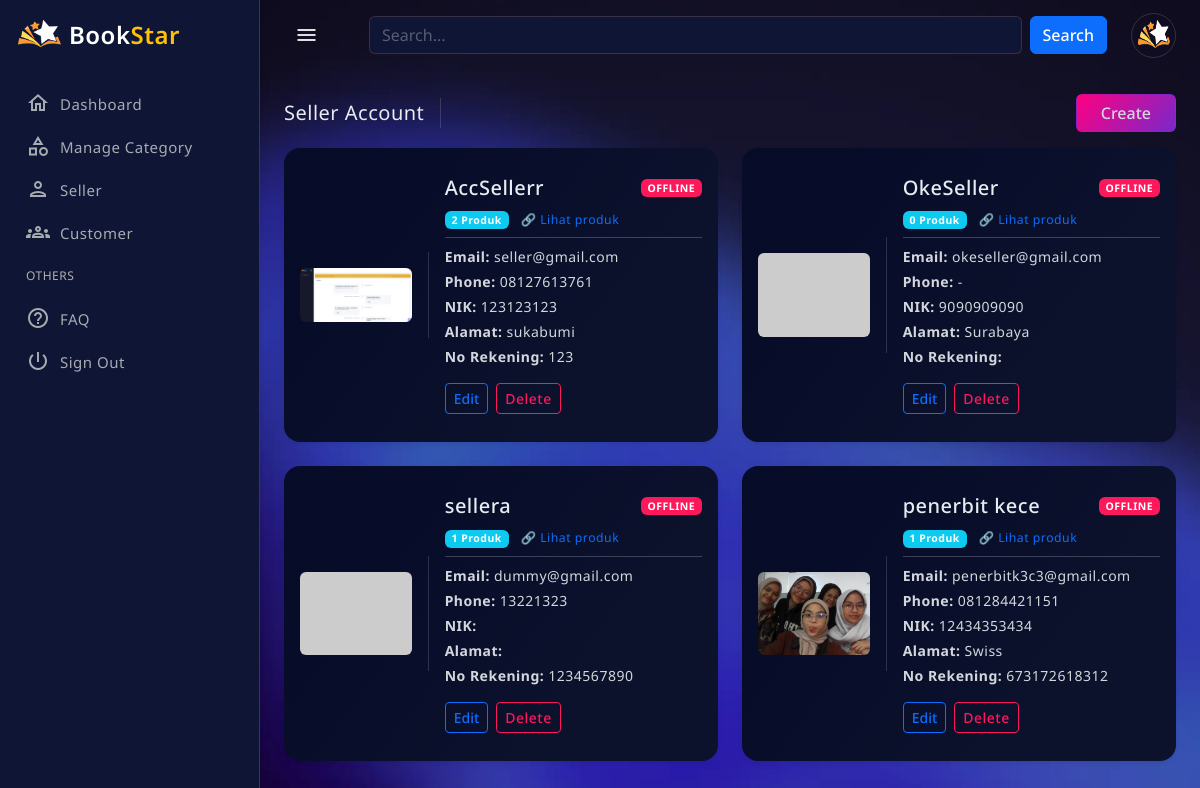
Page /public/?c=admin&m=seller (signed in) on the earlier database version.
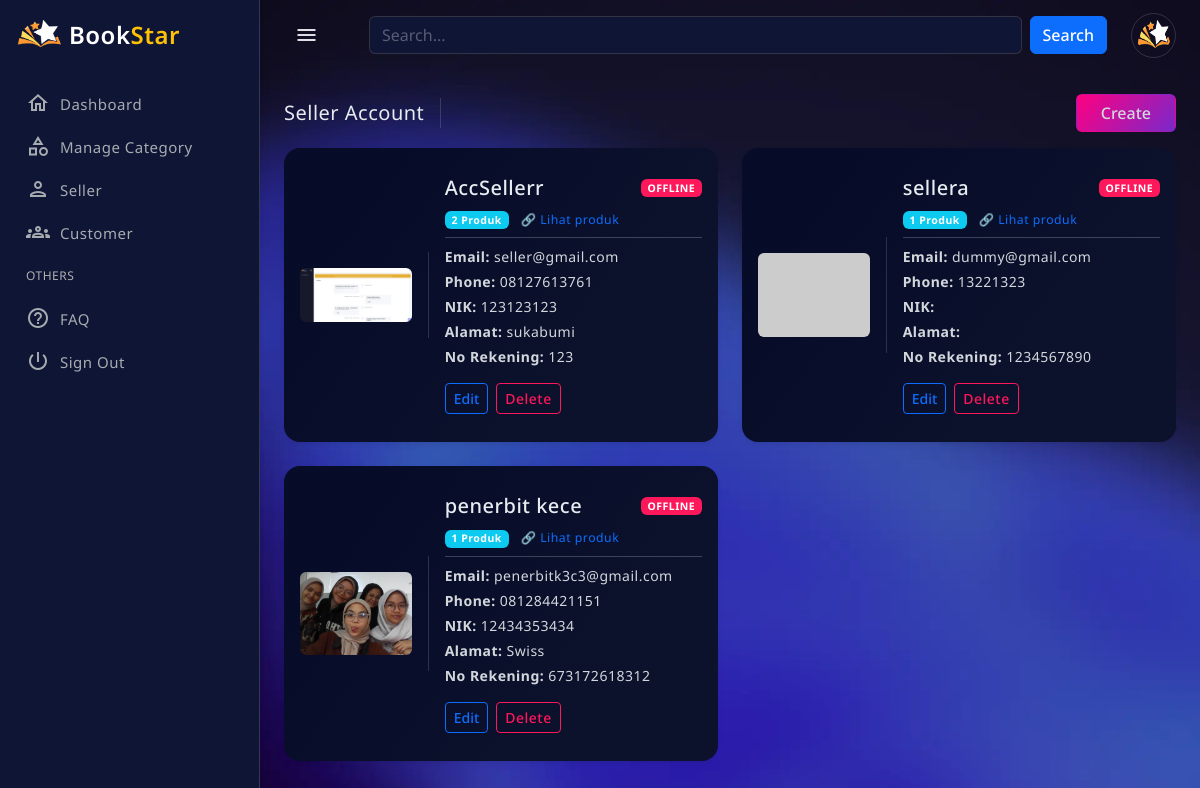
Same page on the later database version.
### tables this page shows
CREATE TABLE `users` (
  `id` int(11) NOT NULL,
  `role_id` int(11) NOT NULL,
  `name` varchar(100) NOT NULL,
  `email` varchar(100) NOT NULL,
  `no_tlp` varchar(20) DEFAULT NULL,
  `password` varchar(255) NOT NULL,
  `nik` varchar(20) DEFAULT NULL,
  `address` text DEFAULT NULL,
  `no_rekening` varchar(50) DEFAULT NULL,
  `qris_image` varchar(255) DEFAULT NULL,
  `is_online` tinyint(1) DEFAULT 0,
  `created_at` timestamp NOT NULL DEFAULT current_timestamp(),
  `updated_at` timestamp NOT NULL DEFAULT current_timestamp() ON UPDATE current_timestamp(),
  `reset_token` varchar(255) DEFAULT NULL,
  `reset_expired` datetime DEFAULT NULL,
  `photo` varchar(255) DEFAULT NULL,
  `status` enum('aktif','nonaktif') DEFAULT 'aktif',
  `last_activity` datetime DEFAULT NULL,
  `is_deleted` tinyint(1) NOT NULL DEFAULT 0
);

### app/controllers/AdminController.php (called while the page is built, shortened)
<?php
require_once APP_PATH . '/core/auth.php';
require_once APP_PATH . '/models/UserModel.php';
class AdminController
{
    private $userModel;
    public function __construct()
    {
        Auth::check();
        $this->userModel = new UserModel();
    }
    public function seller()
    {
        $query = trim($_GET['q'] ?? '');
        if ($query !== '') {
            $sellers = $this->userModel->searchSeller($query);
        } else {
            $sellers = $this->userModel->getAllSeller();
        }
        require APP_PATH . '/views/admin/seller_acc.php';
    }
}

### public/index.php (called while the page is built, shortened)
<?php
$method     = $_GET['m'] ?? 'login';
$method     = preg_replace('/[^a-zA-Z_]/', '', $method);
$controllerObject = new $controllerName;
$controllerObject->$method();

### app/models/UserModel.php (called while the page is built, shortened)
<?php
require_once APP_PATH . '/models/Database.php';
class UserModel
{
    private $db;
    public function __construct()
    {
        $this->db = Database::getInstance()->getConnection();
    }
    public function findById($id)
    {
        $stmt = $this->db->prepare("
            SELECT u.*, r.role_name
            FROM users u
            JOIN roles r ON u.role_id = r.id
            WHERE u.id = ?
        ");
        $stmt->execute([$id]);
        return $stmt->fetch(PDO::FETCH_ASSOC);
    }
    public function updateLastActivity($userId)
    {
        $db = Database::getInstance()->getConnection();
        $stmt = $db->prepare("UPDATE users SET last_activity = NOW() WHERE id = ?");
        $stmt->execute([$userId]);
    }
    public function getAllSeller($excludeId = null)
    {
        $sql = "
    SELECT u.*,
           (SELECT COUNT(*)
            FROM products p
            WHERE p.seller_id = u.id AND p.is_active = 1) AS product_count
    FROM users u
    WHERE u.role_id = 2 AND u.is_deleted = 0
    ";
        $sql .= " ORDER BY u.id ASC";
        $stmt = $this->db->prepare($sql);
        if ($excludeId) {
            $stmt->execute([':id' => $excludeId]);
        } else {
            $stmt->execute();
        }
        return $stmt->fetchAll(PDO::FETCH_ASSOC);
    }
}

### app/models/Database.php (called while the page is built)
<?php
class Database
{
    private static $instance = null;
    private $conn;
    private function __construct()
    {
        try {
            $this->conn = new PDO(
                "mysql:host=" . DB_HOST . ";dbname=" . DB_NAME,
                DB_USER,
                DB_PASS
            );
            $this->conn->setAttribute(PDO::ATTR_ERRMODE, PDO::ERRMODE_EXCEPTION);
        } catch (PDOException $e) {
            die('DB Error: ' . $e->getMessage());
        }
    }
    public static function getInstance()
    {
        if (self::$instance === null) {
            self::$instance = new Database();
        }
        return self::$instance;
    }
    public function getConnection()
    {
        return $this->conn;
    }
}

### app/core/auth.php (called while the page is built, shortened)
<?php
require_once APP_PATH . '/models/UserModel.php';
class Auth
{
    public static function check()
    {
        $userId = $_SESSION['user']['id'];
        $userModel = new UserModel();
        $userModel->updateLastActivity($userId);
        $_SESSION['user'] = $userModel->findById($userId);
    }
}

### app/views/admin/seller_acc.php (the view, shortened to what the rows shown need)
<?php require APP_PATH . '/views/layouts/admin/header.php'; ?>
<main class="main-wrapper">
    <div class="main-content">
        <div class="row row-cols-1 row-cols-xl-2 g-4">
            <?php foreach ($sellers as $seller): ?>
                <?php
                $photo = !empty($seller['photo'])
                    ? BASE_URL . '/uploads/profile/' . $seller['photo']
                    : 'https://placehold.co/400x300/png';
                $isOnline = false;
                if (!empty($seller['last_activity'])) {
                    $isOnline = (time() - strtotime($seller['last_activity'])) <= 180;
                }
                $badgeBg = $isOnline ? 'bg-success' : 'bg-danger';
                $statusText = $isOnline ? 'ONLINE' : 'OFFLINE';
                ?>
                <div class="col">
                    <div class="card rounded-4 h-100 shadow-sm">
                        <div class="row g-0 h-100 align-items-center">
                            <div class="col-md-4 border-end p-3">
                                <img src="<?= htmlspecialchars($photo) ?>" class="w-100 rounded">
                            </div>
                            <div class="col-md-8">
                                <div class="card-body">
                                    <div class="d-flex justify-content-between align-items-center mb-2">
                                        <h5 class="mb-0"><?= htmlspecialchars($seller['name']) ?></h5>
                                        <span class="badge <?= $badgeBg ?>">
                                            <?= $statusText ?>
                                        </span>
                                    </div>
                                    <div class="mb-2">
                                        <span class="badge bg-info">
                                            <?= (int)$seller['product_count'] ?> Produk
                                        </span>
                                        <a href="<?= BASE_URL ?>/?c=admin&m=sellerProducts&id=<?= $seller['id'] ?>"
                                            class="ms-2 small text-decoration-none">
                                            🔗 Lihat produk
                                        </a>
                                    </div>
                                    <hr class="my-2">
                                    <p class="mb-1"><strong>Email:</strong> <?= htmlspecialchars($seller['email']) ?></p>
                                    <p class="mb-1"><strong>Phone:</strong> <?= htmlspecialchars($seller['no_tlp'] ?? '-') ?></p>
                                    <p class="mb-1"><strong>NIK:</strong> <?= htmlspecialchars($seller['nik'] ?? '-') ?></p>
                                    <p class="mb-1"><strong>Alamat:</strong> <?= htmlspecialchars($seller['address'] ?? '-') ?></p>
                                    <p class="mb-2"><strong>No Rekening:</strong> <?= htmlspecialchars($seller['no_rekening'] ?? '-') ?></p>
                                    <div class="mt-3 d-flex gap-2">
                                        <button class="btn btn-outline-primary btn-sm btn-edit"
                                            data-bs-toggle="modal"
                                            data-bs-target="#editSellerModal"
                                            data-id="<?= $seller['id'] ?>"
                                            data-name="<?= htmlspecialchars($seller['name']) ?>"
                                            data-email="<?= htmlspecialchars($seller['email']) ?>"
                                            data-no-tlp="<?= htmlspecialchars($seller['no_tlp']) ?>"
                                            data-nik="<?= htmlspecialchars($seller['nik']) ?>"
                                            data-address="<?= htmlspecialchars($seller['address']) ?>"
                                            data-no-rekening="<?= htmlspecialchars($seller['no_rekening']) ?>"
                                            data-photo="<?= htmlspecialchars($seller['photo']) ?>">
                                            Edit
                                        </button>
                                        <?php if (!$isOnline): ?>
                                            <a href="#"
                                                class="btn btn-outline-danger btn-sm btn-delete-seller"
                                                data-url="<?= BASE_URL ?>/?c=admin&m=sellerDelete&id=<?= $seller['id'] ?>"
                                                data-name="<?= htmlspecialchars($seller['name']) ?>">
                                                Delete
                                            </a>
                                        <?php endif; ?>
                                    </div>
                                </div>
                            </div>
                        </div>
                    </div>
                </div>
            <?php endforeach; ?>
        </div>
    </div>
</main>
<?php require APP_PATH . '/views/layouts/admin/footer.php'; ?>

### app/views/layouts/admin/header.php (shortened to what the rows shown need)
<?php
$user = $_SESSION['user'] ?? null;
$photo = (!empty($user['photo']))
  ? BASE_URL . '/uploads/profile/' . $user['photo']
  : 'https://placehold.co/110x110/png';
?>
<!doctype html>
<html lang="en" data-bs-theme="blue-theme">
<head>
  <link href="<?= BASE_URL ?>/assets/css/pace.min.css" rel="stylesheet">
  <link href="<?= BASE_URL ?>/assets/plugins/perfect-scrollbar/css/perfect-scrollbar.css" rel="stylesheet">
  <link href="<?= BASE_URL ?>/assets/plugins/metismenu/metisMenu.min.css" rel="stylesheet">
  <link href="<?= BASE_URL ?>/assets/plugins/metismenu/mm-vertical.css" rel="stylesheet">
  <link href="<?= BASE_URL ?>/assets/plugins/simplebar/css/simplebar.css" rel="stylesheet">
  <link href="<?= BASE_URL ?>/assets/css/bootstrap.min.css" rel="stylesheet">
  <link href="https://cdn.jsdelivr.net/npm/bootstrap-icons/font/bootstrap-icons.css" rel="stylesheet">
  <link rel="stylesheet" href="https://cdn.jsdelivr.net/npm/@tabler/icons-webfont@latest/tabler-icons.min.css">
  <link rel="stylesheet" href="https://cdnjs.cloudflare.com/ajax/libs/font-awesome/6.4.0/css/all.min.css">
  <link href="<?= BASE_URL ?>/assets/css/bootstrap-extended.css" rel="stylesheet">
  <link href="<?= BASE_URL ?>/assets/css/main.css" rel="stylesheet">
  <link href="<?= BASE_URL ?>/assets/css/dark-theme.css" rel="stylesheet">
  <link href="<?= BASE_URL ?>/assets/css/blue-theme.css" rel="stylesheet">
  <link href="<?= BASE_URL ?>/assets/css/semi-dark.css" rel="stylesheet">
  <link href="<?= BASE_URL ?>/assets/css/bordered-theme.css" rel="stylesheet">
  <link href="<?= BASE_URL ?>/assets/css/responsive.css" rel="stylesheet">
</head>
<body>
  <div class="wrapper">
    <header class="top-header">
      <nav class="navbar navbar-expand align-items-center gap-4">
        <ul class="navbar-nav ms-auto align-items-center">
          <li class="nav-item dropdown">
            <a href="javascript:;" class="dropdown-toggle dropdown-toggle-nocaret" data-bs-toggle="dropdown">
              <img src="<?= $photo ?>" class="rounded-circle p-1 border" width="45" height="45" alt="User">
            </a>
          </li>
        </ul>
      </nav>
    </header>

Differences in the rows shown:
no longer on this page (row edited): users: name "OkeSeller", last_activity "OFFLINE", product_count "0", email "okeseller@gmail.com", no_tlp "-", nik "9090909090", address "Surabaya"
